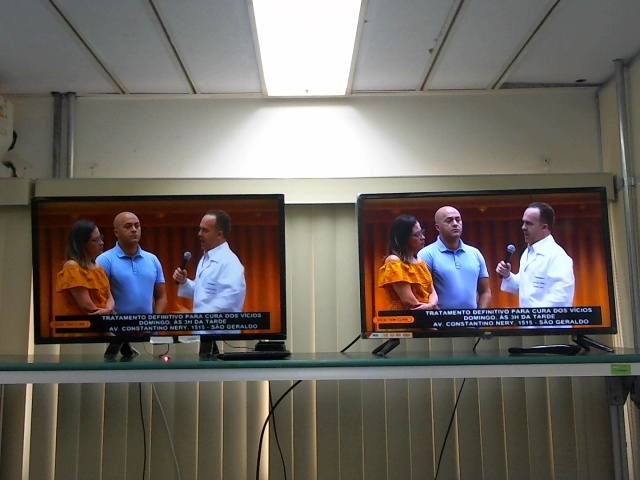
//> input picture 515.14_15_30_10_2020_15_14_07.jpg, 640 x 480 px
$ ./main   (built with g++ and OpenCV 4)
//> lines starting //> are read from the running program, lines starting //| are printed output that depends on the picture
#include <iostream>
#include "opencv2/core.hpp"
//#ifdef HAVE_OPENCV_XFEATURES2D
#include "opencv2/calib3d.hpp"
#include "opencv2/highgui.hpp"
#include "opencv2/imgproc.hpp"
#include "opencv2/features2d.hpp"
#include "opencv2/xfeatures2d.hpp"


using namespace cv;
using namespace cv::xfeatures2d;
using std::cout;
using std::endl;
const char* keys =
        "{ help h |                  | Print help message. }"
        "{ input1 | box.png          | Path to input image 1. }"
        "{ input2 | box_in_scene.png | Path to input image 2. }";
int main( int argc, char* argv[] )
{
    cv::Rect roiDtu(39,199,220,110);
    //cv::Rect roiDtu(60,260,745,415);
    cv::Rect roiDtu_bench(309,179,280,160);
    // [5 lines of commented-out code are left out]

    Mat img_object = imread("/home/pcorrea/Documents/projetos/TPV-OrionPax/featureMatching/515.14_15_30_10_2020_15_14_07.jpg"); //BLUE
//> img_object is the input picture: 480 rows x 640 cols, CV_8UC3; mean B, G, R 97.1, 103.7, 109.4
    Mat img_scene = imread("/home/pcorrea/Documents/projetos/TPV-OrionPax/featureMatching/515.14_15_30_10_2020_15_14_07.jpg");


    if ( img_object.empty() || img_scene.empty() )
    {
        cout << "Could not open or find the image!\n" << endl;
        //parser.printMessage();
        return -1;
    }
    cv::Mat img_object_cropped = img_object(roiDtu);
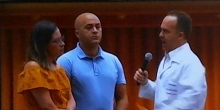
//> img_object_cropped: 110 rows x 220 cols, CV_8UC3; mean B, G, R 64.5, 60.5, 81.9
    cv::Mat img_scene_cropped = img_scene(roiDtu_bench);
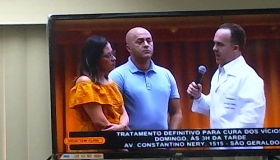
//> img_scene_cropped: 160 rows x 280 cols, CV_8UC3; mean B, G, R 100.1, 100.1, 115.3
    //-- Step 1: Detect the keypoints using SURF Detector, compute the descriptors
    int minHessian = 400;
//> (the run ends here: the program stops with an error, at `Ptr<SURF> detector = SURF::create( minHessian );`)

$ run again, with 479.14_10_28_10_2020_12_18_18.jpg copied over 515.14_15_30_10_2020_15_14_07.jpg
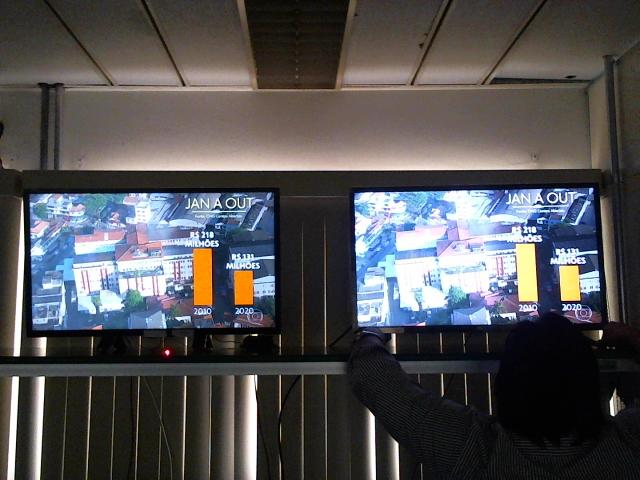
//> input picture 479.14_10_28_10_2020_12_18_18.jpg, 640 x 480 px
//> img_object is the input picture: 480 rows x 640 cols, CV_8UC3; mean B, G, R 83.5, 81.4, 82.1
//> `cv::Mat img_object_cropped = img_object(roiDtu);`:
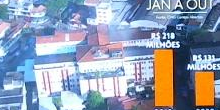
//> img_object_cropped: 110 rows x 220 cols, CV_8UC3; mean B, G, R 176.1, 156.5, 144.9
//> `cv::Mat img_scene_cropped = img_scene(roiDtu_bench);`:
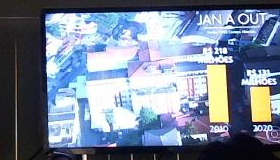
//> img_scene_cropped: 160 rows x 280 cols, CV_8UC3; mean B, G, R 152.9, 133.1, 120.2

$ run again, with 479.14_10_28_10_2020_13_36_43.jpg copied over 515.14_15_30_10_2020_15_14_07.jpg
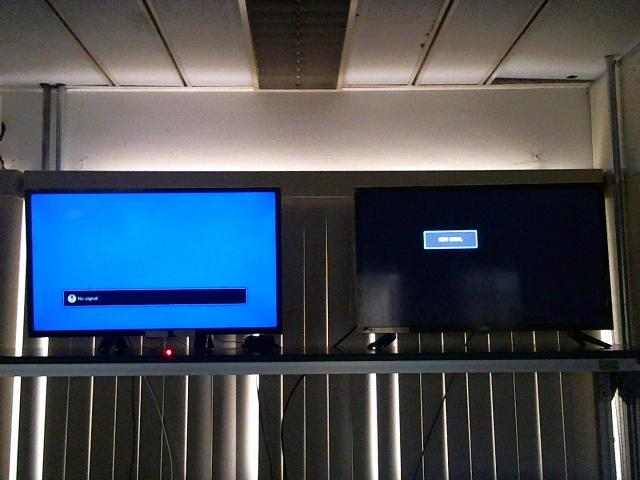
//> input picture 479.14_10_28_10_2020_13_36_43.jpg, 640 x 480 px
//> img_object is the input picture: 480 rows x 640 cols, CV_8UC3; mean B, G, R 89.8, 79.1, 69.6
//> `cv::Mat img_object_cropped = img_object(roiDtu);`:
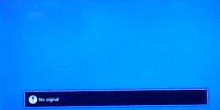
//> img_object_cropped: 110 rows x 220 cols, CV_8UC3; mean B, G, R 235.8, 131.3, 3.5
//> `cv::Mat img_scene_cropped = img_scene(roiDtu_bench);`:
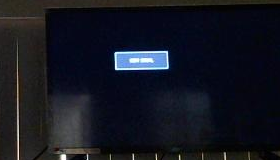
//> img_scene_cropped: 160 rows x 280 cols, CV_8UC3; mean B, G, R 32.1, 22.7, 20.5
